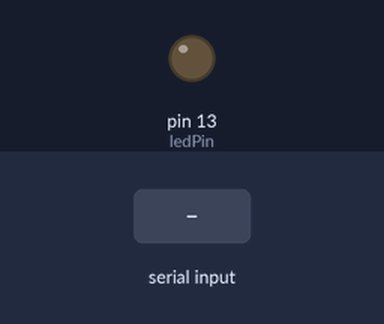
The sketch below on a simulated Arduino Uno, built with avr-gcc and run on an emulated ATmega328P. On the bench: output pins drawn as LEDs (lit = HIGH). The test bench sets the inputs (shaded band). What the sketch prints to the serial monitor is not drawn.

Above: at 1.2 s.
1.3 s: "1" received over Serial
At 1.7 s:
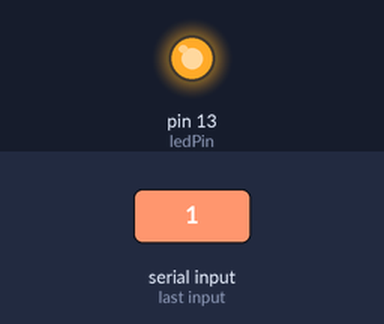
2.8 s: "0" received over Serial
At 4.0 s:
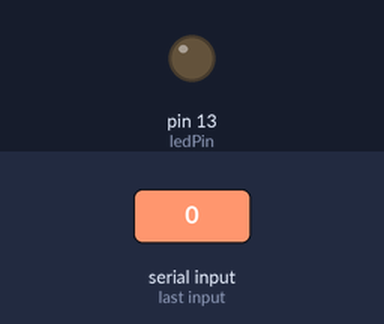
Timing chart, 0 to 5.8 s (numbered marks = the images above; inputs shaded):
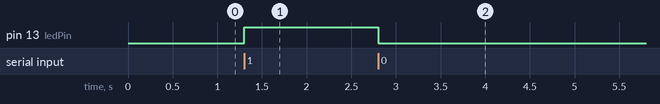

The sketch:

serial2.ino
```cpp
// further adventures in writing to the serial port

// the pin to control, typically this pin has an LED attached
int ledPin = 13;
// control message to be sent over serial
int incMsg;

void setup() {
  // setup serial port
  Serial.begin(9600);
  // setup the led pin
  pinMode(ledPin, OUTPUT);
  // print some status messages over the serial port
  Serial.println("Hello, human (>'.'>)");
  Serial.println("This is lesson 3");
}

void loop() {
  if (Serial.available() > 0) {
    // get input from user
    incMsg = Serial.read();
    // if msg is 1, turn on the led
    if (incMsg == 49) {
      // write the value HIGH to the ledPin. switches the LED on
      digitalWrite(ledPin, HIGH);
    }
    else if (incMsg != 49) {
      // write the value LOW, which turns the LED off
      digitalWrite(ledPin, LOW);
    }
  }
}
```

Measured:
- after the input at 1.3 s, pin 13 (ledPin): LOW → HIGH at once
- after the input at 2.8 s, pin 13 (ledPin): HIGH → LOW at once
